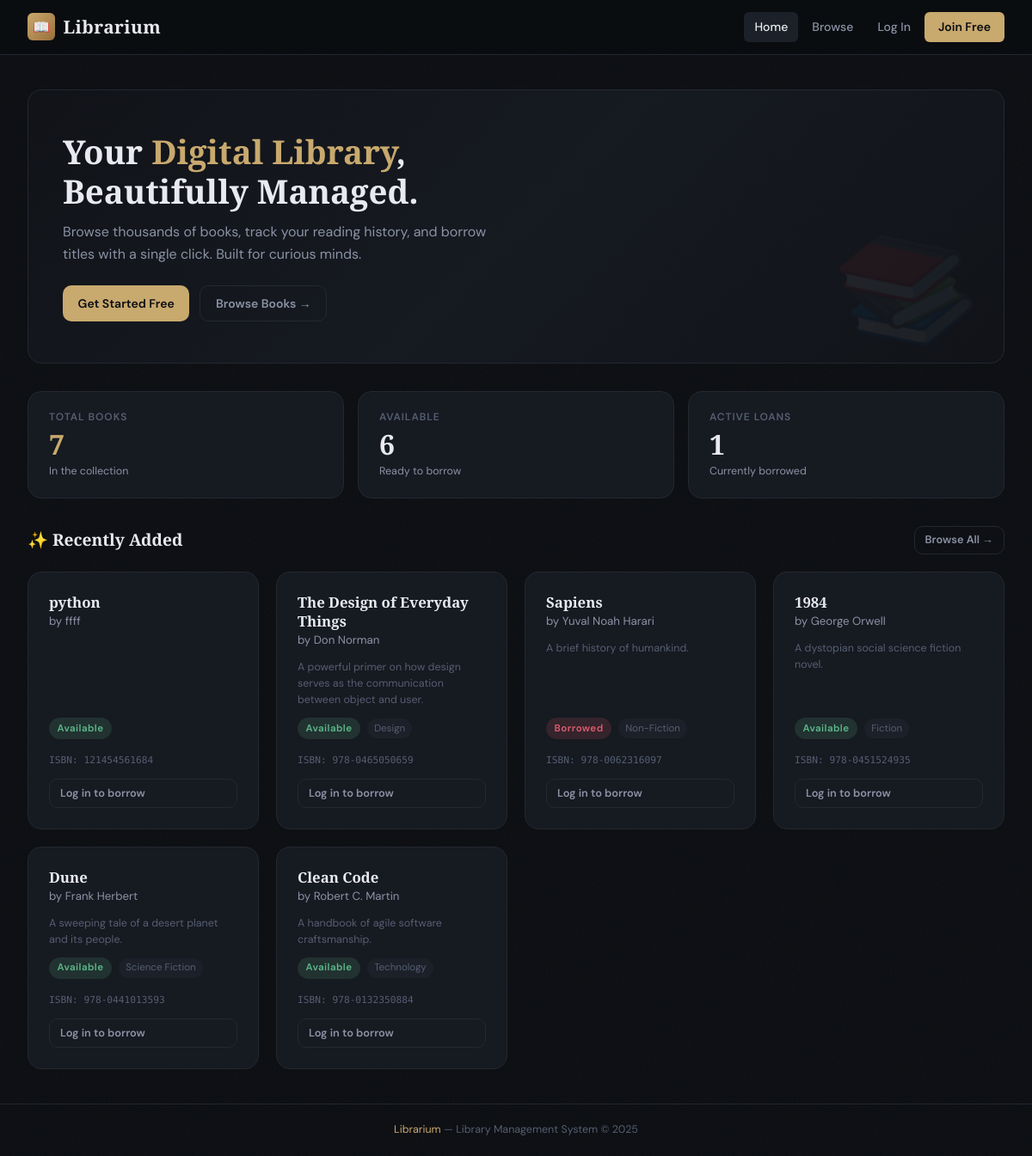
The page / on the database its author committed.
### models.py (models this page shows, shortened)
class Book(db.Model):
    __tablename__ = "books"
    id = db.Column(db.Integer, primary_key=True)
    title = db.Column(db.String(200), nullable=False)
    author = db.Column(db.String(150), nullable=False)
    isbn = db.Column(db.String(20), unique=True, nullable=False, index=True)
    genre = db.Column(db.String(80), nullable=True)
    description = db.Column(db.Text, nullable=True)
    availability_status = db.Column(db.Boolean, default=True, nullable=False)  # True = available
    added_at = db.Column(db.DateTime, default=datetime.utcnow)
    borrowings = db.relationship("Borrowing", backref="book", lazy="dynamic")
    @property
    def is_available(self):
        return self.availability_status

### routes.py (the view, shortened to what this page needs)
@main.route("/")
def dashboard():
    user = current_user()
    total_books = Book.query.count()
    available_books = Book.query.filter_by(availability_status=True).count()
    total_users = User.query.filter_by(role="member").count() if user and user.is_admin else None
    active_borrowings = Borrowing.query.filter_by(status="borrowed").count()
    recent_books = Book.query.order_by(Book.added_at.desc()).limit(6).all()
    my_borrowings = []
    return render_template(
        "index.html",
        total_books=total_books,
        available_books=available_books,
        total_users=total_users,
        active_borrowings=active_borrowings,
        recent_books=recent_books,
        my_borrowings=my_borrowings,
    )

### routes.py (called while the page is built)
def current_user():
    if "user_id" in session:
        return User.query.get(session["user_id"])
    return None

@main.context_processor
def inject_user():
    return {"current_user": current_user()}

### templates/index.html (shortened to what this page needs)
{% extends "base.html" %}
{% block content %}
{% if not current_user %}
<div class="hero">
  <h1>Your <span>Digital Library</span>,<br>Beautifully Managed.</h1>
  <p>Browse thousands of books, track your reading history, and borrow titles with a single click. Built for curious minds.</p>
  <div class="hero-actions">
    <a href="{{ url_for('main.register') }}" class="btn btn-primary">Get Started Free</a>
    <a href="{{ url_for('main.books') }}" class="btn btn-ghost">Browse Books →</a>
  </div>
</div>
{% endif %}
<div class="stats-grid">
  <div class="stat-card">
    <span class="stat-label">Total Books</span>
    <span class="stat-value accent">{{ total_books }}</span>
    <span class="stat-sub">In the collection</span>
  </div>
  <div class="stat-card">
    <span class="stat-label">Available</span>
    <span class="stat-value">{{ available_books }}</span>
    <span class="stat-sub">Ready to borrow</span>
  </div>
  <div class="stat-card">
    <span class="stat-label">Active Loans</span>
    <span class="stat-value">{{ active_borrowings }}</span>
    <span class="stat-sub">Currently borrowed</span>
  </div>
</div>
<div class="section-header">
  <span class="section-title">✨ Recently Added</span>
  <a href="{{ url_for('main.books') }}" class="btn btn-ghost btn-sm">Browse All →</a>
</div>
<div class="books-grid">
  {% for book in recent_books %}
  <div class="book-card">
    <div>
      <div class="book-title">{{ book.title }}</div>
      <div class="book-author">by {{ book.author }}</div>
    </div>
    {% if book.description %}
      <p class="text-xs text-muted" style="line-height:1.5">{{ book.description[:100] }}{% if book.description|length > 100 %}…{% endif %}</p>
    {% endif %}
    <div class="book-meta">
      <span class="badge {% if book.is_available %}badge-available{% else %}badge-borrowed{% endif %}">
        {% if book.is_available %}Available{% else %}Borrowed{% endif %}
      </span>
      {% if book.genre %}<span class="book-genre">{{ book.genre }}</span>{% endif %}
    </div>
    <div class="book-isbn">ISBN: {{ book.isbn }}</div>
    {% if current_user and not current_user.is_admin and book.is_available %}
      <form method="POST" action="{{ url_for('main.borrow_book', book_id=book.id) }}" style="margin-top:.25rem">
        <button type="submit" class="btn btn-primary btn-sm w-full">Borrow</button>
      </form>
    {% elif not current_user %}
      <a href="{{ url_for('main.login') }}" class="btn btn-ghost btn-sm w-full">Log in to borrow</a>
    {% elif current_user and not current_user.is_admin %}
      <button class="btn btn-ghost btn-sm w-full" disabled>Unavailable</button>
    {% endif %}
  </div>
  {% endfor %}
</div>
{% endblock %}

### rows shown on the page
Book: title "python", author "ffff", availability_status "Available", isbn "121454561684"
Book: title "The Design of Everyday Things", author "Don Norman", description "A powerful primer on how design serves as the communication between object and user.", availability_status "Available", genre "Design", isbn "978-0465050659"
Book: title "Sapiens", author "Yuval Noah Harari", description "A brief history of humankind.", availability_status "Borrowed", genre "Non-Fiction", isbn "978-0062316097"
Book: title "1984", author "George Orwell", description "A dystopian social science fiction novel.", availability_status "Available", genre "Fiction", isbn "978-0451524935"
Book: title "Dune", author "Frank Herbert", description "A sweeping tale of a desert planet and its people.", availability_status "Available", genre "Science Fiction", isbn "978-0441013593"
Book: title "Clean Code", author "Robert C. Martin", description "A handbook of agile software craftsmanship.", availability_status "Available", genre "Technology", isbn "978-0132350884"

### other values the page prints
{{ total_books }} "7"
{{ available_books }} "6"
{{ active_borrowings }} "1"
{{ 2025 }} "2025"
